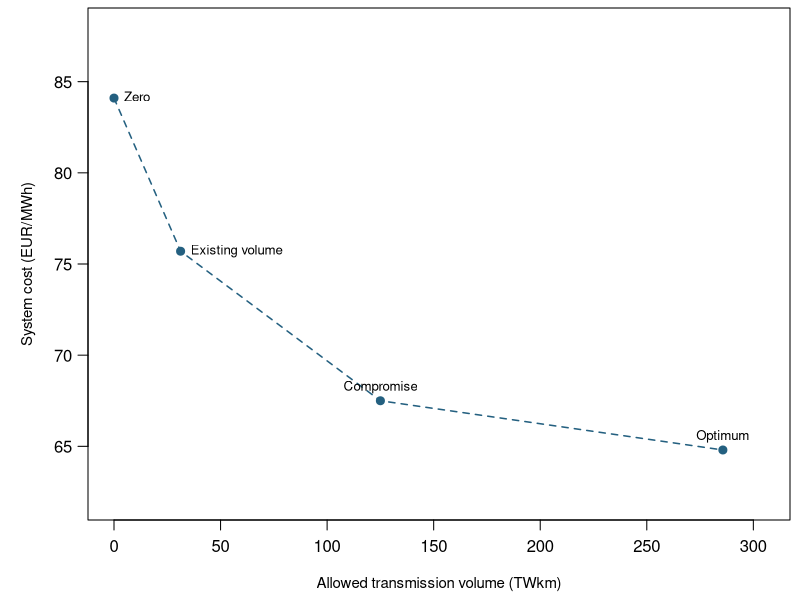

Write R code to recreate this figure.
## ---- chunk 1
#| include: false
# Published scenario results, Table 2. This document does not re-solve
# the European model. The calculations and plot use these four observations.
volume <- c(0, 31.25, 125, 285.70)
cost <- c(84.1, 75.7, 67.5, 64.8)
benefit_share <- (cost[1] - cost[3]) / (cost[1] - cost[4])
volume_share <- volume[3] / volume[4]
slopes <- diff(cost) / diff(volume)
stopifnot(all(diff(volume) > 0), all(diff(cost) < 0),
          all(diff(slopes) > 0),
          abs(benefit_share - 0.8601036) < 1e-6)
## ---- chunk 2
#| label: fig-transmission-sensitivity
#| fig-cap: "Four published scenarios from Table 2. Dashed segments connect observations as visual guides; they do not reconstruct the full model's sensitivity curve or its LP breakpoints."
#| fig-width: 6.3
#| fig-height: 2.5
#| fig-pos: H
#| dev: pdf
par(mar = c(4, 4.4, 0.4, 0.5), mgp = c(2.6, 0.8, 0))
plot(volume, cost, type = "o", pch = 19, lty = 2,
     col = "#246080", lwd = 1.5, xlim = c(0, 305), ylim = c(62, 88),
     xlab = "Allowed transmission volume (TWkm)",
     ylab = "System cost (EUR/MWh)", las = 1, cex.lab = 0.9)
text(volume, cost, labels = c("Zero", "Existing volume", "Compromise", "Optimum"),
     pos = c(4, 4, 3, 3), cex = 0.8, offset = 0.5)
